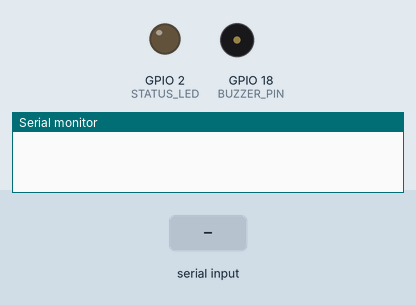
Simulated run of this program. Board: ESP32. On the bench: output pins drawn as LEDs (lit = HIGH), buzzer (waves = sounding), the last lines printed to the serial monitor. The inputs (shaded band) are chosen by the test bench. Pins used as bus, display or sensor lines are not drawn.

Above: at 0.0 s.
At 1.4 s:
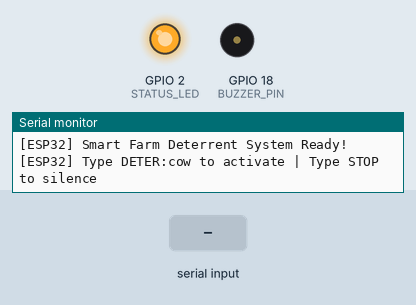
1.5 s: "DETER\n" received over Serial
At 2.7 s:
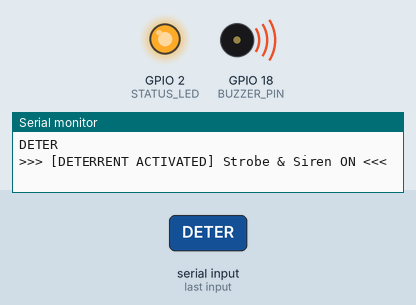
3.0 s: "STOP\n" received over Serial
Timing chart, 0 to 6.0 s (numbered marks = the images above; inputs shaded):
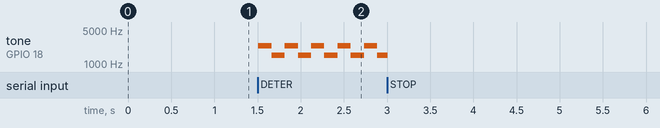

Measured:
- after the input at 1.5 s, tone on GPIO 18 (BUZZER_PIN): alternates 2400 Hz for 0.15 s and 1500 Hz for 0.15 s, starting at once

The program:

main.cpp
```cpp
#include <Arduino.h>

#define STROBE_PIN     4
#define BUZZER_PIN     18
#define STATUS_LED     2

#define BUZZER_CHANNEL 0
#define BUZZER_RESOLUTION 8

bool active = false;
unsigned long startTime = 0;
unsigned long lastFlash = 0;
bool flashState = false;
String inputBuffer = "";

void stopDeterrent() {
  active = false;
  digitalWrite(STROBE_PIN, LOW);
  ledcWriteTone(BUZZER_CHANNEL, 0);
  ledcWrite(BUZZER_CHANNEL, 0); // 0% duty cycle = silent
}

void playSiren(double freq) {
  ledcWriteTone(BUZZER_CHANNEL, freq);
  ledcWrite(BUZZER_CHANNEL, 128); // 50% duty cycle = loud sound
}

void setup() {
  Serial.begin(115200);
  delay(200);

  pinMode(STROBE_PIN, OUTPUT);
  pinMode(STATUS_LED, OUTPUT);

  digitalWrite(STROBE_PIN, LOW);
  digitalWrite(STATUS_LED, HIGH);

  // Initialize ESP32 LEDC PWM for Buzzer audio output
  ledcSetup(BUZZER_CHANNEL, 2000, BUZZER_RESOLUTION);
  ledcAttachPin(BUZZER_PIN, BUZZER_CHANNEL);
  stopDeterrent();

  Serial.println("\n[ESP32] Smart Farm Deterrent System Ready!");
  Serial.println("[ESP32] Type DETER:cow to activate | Type STOP to silence\n");
}

void loop() {
  // Serial Echo and Input Handler
  while (Serial.available() > 0) {
    char c = Serial.read();

    if (c == '\r' || c == '\n') {
      Serial.println();
      inputBuffer.trim();
      inputBuffer.toUpperCase();

      // Flexible matching for DETER:COW, DETER: COW, etc.
      if (inputBuffer.indexOf("DETER") != -1) {
        active = true;
        startTime = millis();
        Serial.println(">>> [DETERRENT ACTIVATED] Strobe & Siren ON <<<");
      } else if (inputBuffer == "STOP") {
        stopDeterrent();
        Serial.println(">>> [DETERRENT STOPPED] Silenced <<<");
      } else if (inputBuffer == "STATUS") {
        Serial.println(active ? "[STATUS] Deterrent ACTIVE" : "[STATUS] Deterrent IDLE");
      } else if (inputBuffer.length() > 0) {
        Serial.println(">>> [UNKNOWN COMMAND] Use DETER:cow or STOP <<<");
      }
      inputBuffer = "";
    } else if (c == '\b' || c == 127) {
      if (inputBuffer.length() > 0) {
        inputBuffer.remove(inputBuffer.length() - 1);
        Serial.print("\b \b");
      }
    } else {
      inputBuffer += c;
      Serial.print(c);
    }
  }

  // Active Deterrent Loop
  if (active) {
    if (millis() - startTime > 5000) {
      // Auto-stop after 5 seconds
      stopDeterrent();
      Serial.println(">>> [DETERRENT TIMED OUT] Auto Off <<<");
    } else {
      // Flash strobe LED and alternate tone frequency every 150ms
      if (millis() - lastFlash >= 150) {
        lastFlash = millis();
        flashState = !flashState;
        digitalWrite(STROBE_PIN, flashState ? HIGH : LOW);

        if (flashState) {
          playSiren(2400); // 2400Hz siren tone with 50% duty cycle
        } else {
          playSiren(1500); // 1500Hz siren tone with 50% duty cycle
        }
      }
    }
  }

  delay(10);
}
```
